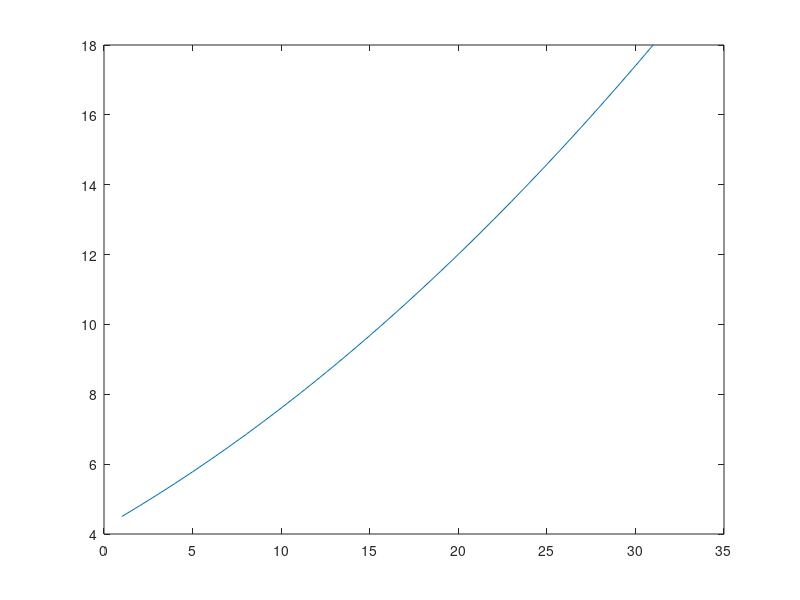

Recreate this plot in MATLAB.
function SplinesE1

x = 3:6;
y = [9/2 8 25/2 18];
scatter(x,y)
disp('Enter para continuar')
pause
%El menor grado posible de un polinomio que se construye con un par de
%puntos consecutivos es 1 (una recta)
%Con los valores de la tabla podemos formar 3 polinomios Si(x)

x2 = 3:0.1:6;
A0 = [x(1) 1; x(2) 1];
b0 = [y(1);y(2)];
A1 = [x(2) 1; x(3) 1];
b1 = [y(2);y(3)];
A2 = [x(3) 1; x(4) 1];
b2 = [y(3) ;y(4)];
s0 = A0\b0;
s1 = A1\b1;
s2 = A2\b2;
y0 = polyval(s0, [3 4])
y1 = polyval(s1, [4 5])
y2 = polyval(s2, [5 6])
plot([3 4],y0);
disp('Enter para continuar')
pause
plot([4 5],y1);
disp('Enter para continuar')
pause
plot([5 6],y2);
disp('Enter para continuar')
pause
f = x2.^2/2;
plot(f)
disp('Enter para continuar')
pause
f0 = x([1 2]).^2/2
f1 = x([2 3]).^2/2
f2 = x([3 4]).^2/2
s0
s1
s2
r0 = f0 - y0
r1 = f1 - y1
r2 = f2 - y2

%Los ri algunos son distintos de [0 0] por cuestiones de representacion
%punto flotante
